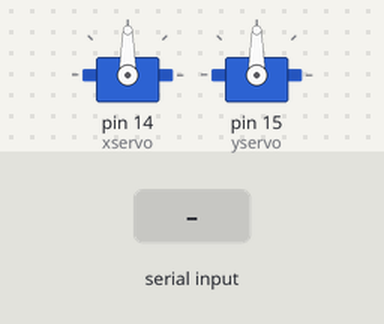
Bench run of a sketch on a simulated Arduino Uno, built with avr-gcc and run on an emulated ATmega328P. On the bench: 2 × servo. Inputs (shaded band) come from the test bench. What the sketch prints to the serial monitor is not drawn.

Above: at 1.2 s.
1.3 s: "x90\n" received over Serial
At 2.1 s:
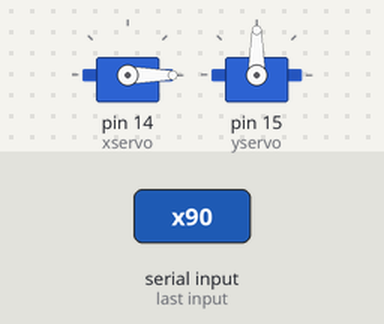
2.8 s: "x,45\n" received over Serial
At 3.2 s:
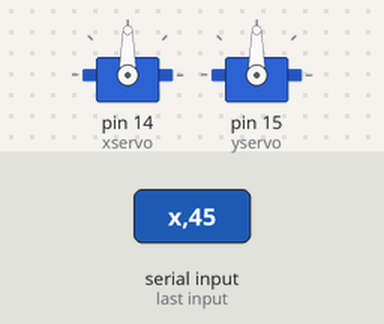
4.3 s: "y90\n" received over Serial
At 5.5 s:
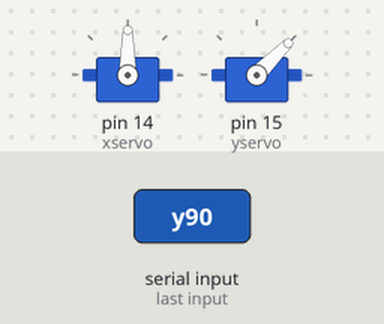
5.8 s: "y,45\n" received over Serial
At 6.7 s:
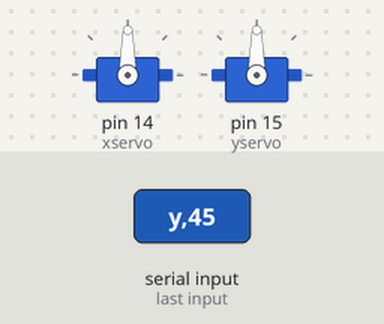
7.3 s: "x" received over Serial
At 7.8 s:
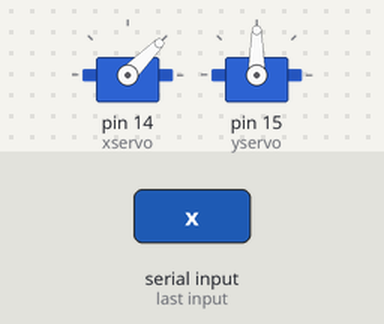
8.8 s: "y" received over Serial
At 10.2 s:
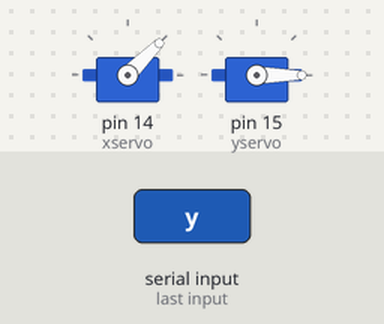
Timing chart, 0 to 11.3 s (numbered marks = the images above; inputs shaded):
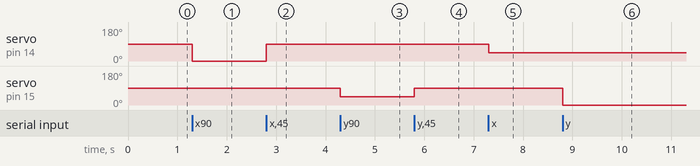

Measured:
- after the input at 1.3 s, servo on pin 14 (xservo): 90° → 0° at once
- after the input at 2.8 s, servo on pin 14 (xservo): 0° → 90° at once
- after the input at 4.3 s, servo on pin 15 (yservo): 90° → 45° at once
- after the input at 5.8 s, servo on pin 15 (yservo): 45° → 90° at once
- after the input at 7.3 s, servo on pin 14 (xservo): 90° → 45° at once
- after the input at 8.8 s, servo on pin 15 (yservo): 90° → 0° at once

The sketch:

servomouse.ino
```cpp
//Arduino code:
#include <Servo.h>

Servo yservo;  Servo xservo; // servos for x and y
//set initial values for x and y
int ypos = 0;
int xpos= 0;

void setup(){
  xservo.attach(14); //(analog pin 0) for the x servo
  yservo.attach(15);  //(analog pin 1) for the y server

  Serial.begin(19200); // 19200 is the rate of communication
  Serial.println("Rolling"); // some output for debug purposes.

}

void loop() {
  static int v = 0; // value to be sent to the servo (0-180)
  if ( Serial.available()) {
    char ch = Serial.read(); // read in a character from the serial port and assign to ch
    switch(ch) { // switch based on the value of ch
      case '0'...'9': // if it's numeric
        v = v * 10 + ch - '0';
        /*
           so if the chars sent are 45x (turn x servo to 45 degs)..
           v is the value we want to send to the servo and it is currently 0
           The first char (ch) is 4 so
           0*10 = 0 + 4 - 0 = 4;
           Second char is 4;
           4*10 = 40 + 5 = 45 - 0 = 45;
           Third char is not a number(0-9) so we  drop through...
        */
        break;
      case 'x': // if it's x
      /*
       ....and land here
       where we send the value of v which is now 45 to the x servo
       and then reset v to 0
      */
        xservo.write(v);
        v = 0;
        break;
      case 'y':
        yservo.write(v);
        v = 0;
        break;
    }
  }
}
```
